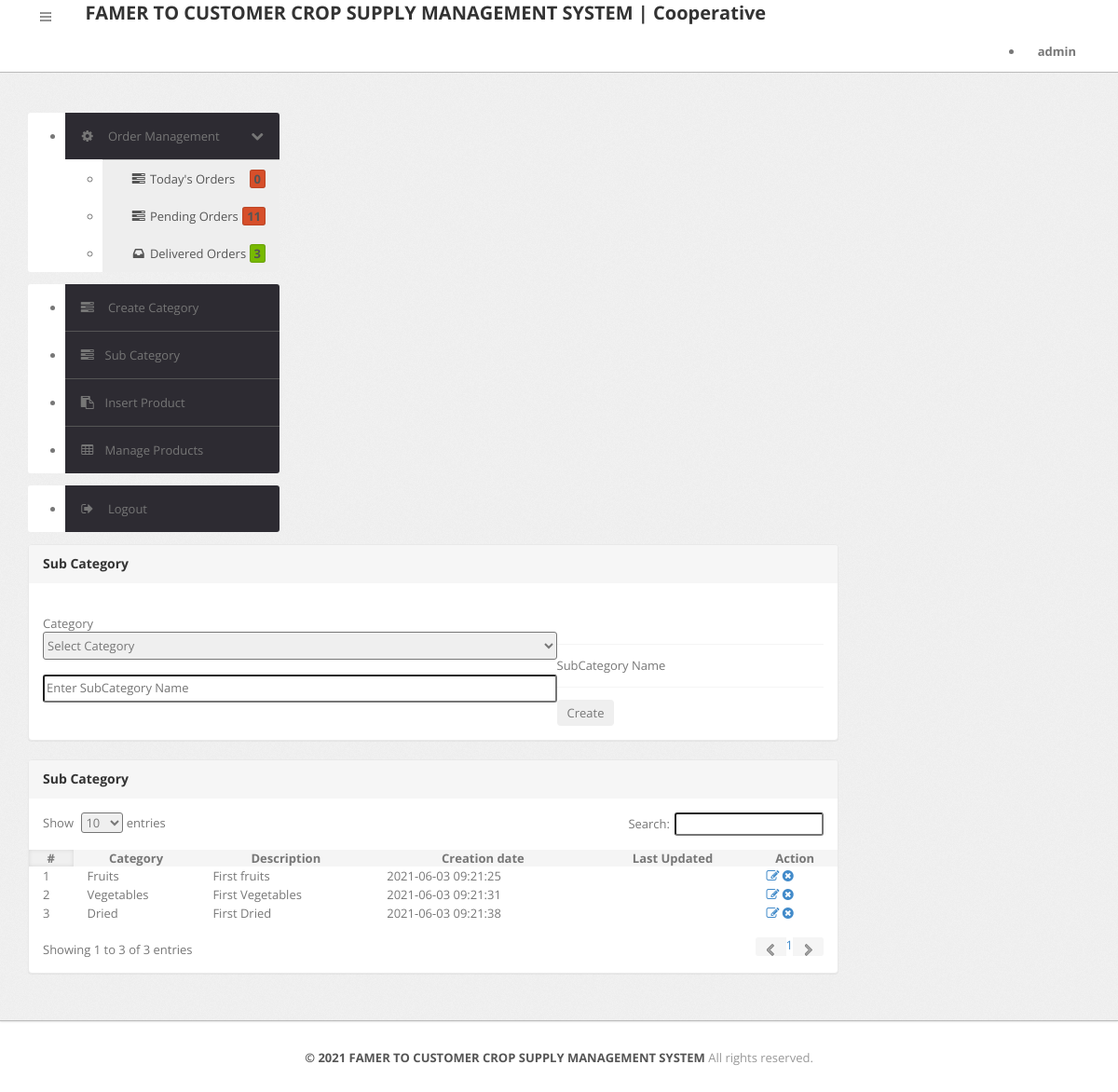
The app's page /cooperative/subcategory.php (signed in) with its own data.
### tables this page shows
CREATE TABLE `subcategory` (
  `id` int(11) NOT NULL,
  `categoryid` int(11) DEFAULT NULL,
  `subcategory` varchar(255) DEFAULT NULL,
  `creationDate` timestamp NULL DEFAULT CURRENT_TIMESTAMP,
  `updationDate` varchar(255) DEFAULT NULL
);

CREATE TABLE `category` (
  `id` int(11) NOT NULL,
  `categoryName` varchar(255) DEFAULT NULL,
  `categoryDescription` longtext,
  `creationDate` timestamp NOT NULL DEFAULT CURRENT_TIMESTAMP,
  `updationDate` varchar(255) DEFAULT NULL
);

### cooperative/subcategory.php (the view, shortened to what this page needs)
<?php
if(strlen($_SESSION['alogin'])==0)
	{
header('location:index.php');
}
else{
?>
<!DOCTYPE html>
<html lang="en">
<head>
	<link type="text/css" href="bootstrap/css/bootstrap.min.css" rel="stylesheet">
	<link type="text/css" href="bootstrap/css/bootstrap-responsive.min.css" rel="stylesheet">
	<link type="text/css" href="css/theme.css" rel="stylesheet">
	<link type="text/css" href="images/icons/css/font-awesome.css" rel="stylesheet">
</head>
<body>
<?php include('include/header.php');?>
	<div class="wrapper">
		<div class="container">
			<div class="row">
<?php include('include/sidebar.php');?>
			<div class="span9">
					<div class="content">
						<div class="module">
							<div class="module-head">
								<h3>Sub Category</h3>
							</div>
							<div class="module-body">
									<br />
			<form class="form-horizontal row-fluid" name="subcategory" method="post" >
<div class="control-group">
<label class="control-label" for="basicinput">Category</label>
<div class="controls">
<select name="category" class="span8 tip" required>
<option value="">Select Category</option>
</select>
</div>
</div>
<div class="control-group">
<label class="control-label" for="basicinput">SubCategory Name</label>
<div class="controls">
<input type="text" placeholder="Enter SubCategory Name"  name="subcategory" class="span8 tip" required>
</div>
</div>
	<div class="control-group">
											<div class="controls">
												<button type="submit" name="submit" class="btn">Create</button>
											</div>
										</div>
									</form>
							</div>
						</div>
	<div class="module">
							<div class="module-head">
								<h3>Sub Category</h3>
							</div>
							<div class="module-body table">
								<table cellpadding="0" cellspacing="0" border="0" class="datatable-1 table table-bordered table-striped	 display" width="100%">
									<thead>
										<tr>
											<th>#</th>
											<th>Category</th>
											<th>Description</th>
											<th>Creation date</th>
											<th>Last Updated</th>
											<th>Action</th>
										</tr>
									</thead>
									<tbody>
<?php $query=mysqli_query($con,"select subcategory.id,category.categoryName,subcategory.subcategory,subcategory.creationDate,subcategory.updationDate from subcategory join category on category.id=subcategory.categoryid");
$cnt=1;
while($row=mysqli_fetch_array($query))
{
?>
										<tr>
											<td><?php echo htmlentities($cnt);?></td>
											<td><?php echo htmlentities($row['categoryName']);?></td>
											<td><?php echo htmlentities($row['subcategory']);?></td>
											<td> <?php echo htmlentities($row['creationDate']);?></td>
											<td><?php echo htmlentities($row['updationDate']);?></td>
											<td>
											<a href="edit-subcategory.php?id=<?php echo $row['id']?>" ><i class="icon-edit"></i></a>
											<a href="subcategory.php?id=<?php echo $row['id']?>&del=delete" onClick="return confirm('Are you sure you want to delete?')"><i class="icon-remove-sign"></i></a></td>
										</tr>
										<?php $cnt=$cnt+1; } ?>
								</table>
							</div>
						</div>
					</div>
				</div>
			</div>
		</div>
	</div>
<?php include('include/footer.php');?>
</body>
<?php } ?>

### records on screen
subcategory: categoryid.categoryName "Fruits", subcategory "First fruits", creationDate "2021-06-03 09:21:25"
subcategory: categoryid.categoryName "Vegetables", subcategory "First Vegetables", creationDate "2021-06-03 09:21:31"
subcategory: categoryid.categoryName "Dried", subcategory "First Dried", creationDate "2021-06-03 09:21:38"

### other values on screen
$_SESSION['alogin'] "admin"
$num_rows1 "0"
$num "11"
$num1 "3"
